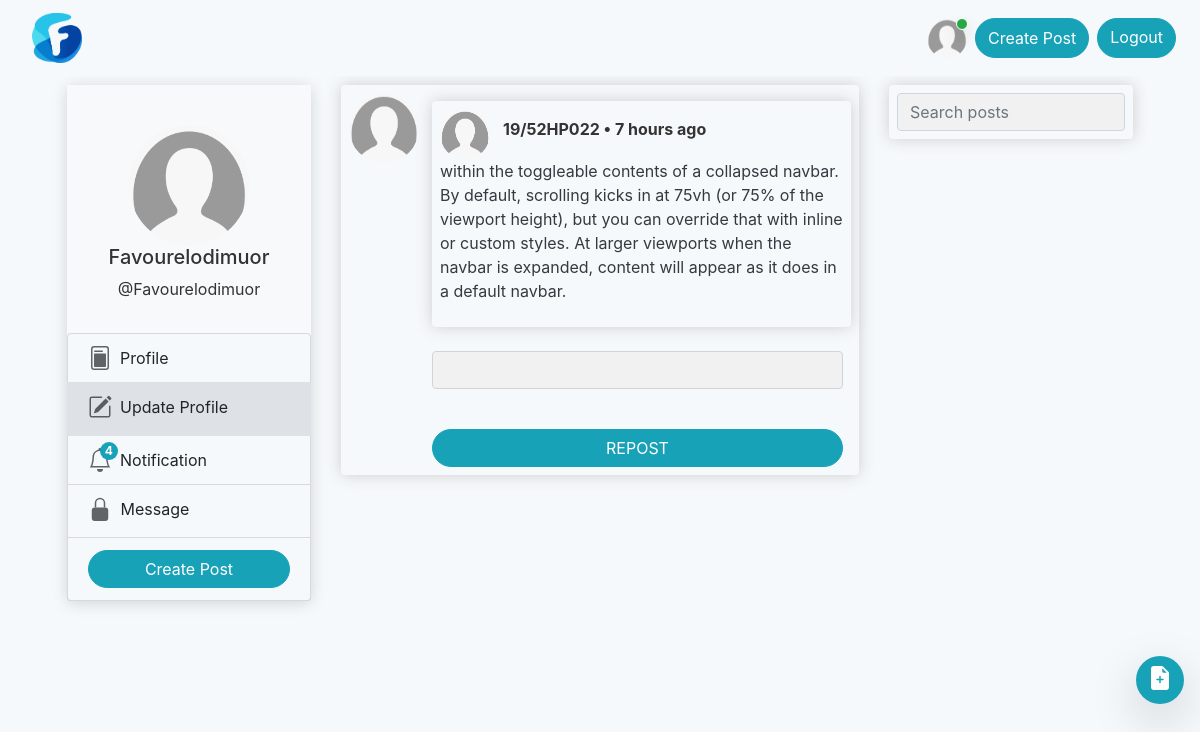
The app's page /repost/5/add/ (signed in) with its own data.
### users/models.py (models this page shows, shortened)
class User(AbstractUser):
    username = models.CharField(
        max_length=150,
        unique=True,
        validators=[
            RegexValidator(
                regex=r'^[\w@./+-]+$',  # Adjust the regex to include other characters if needed
                message="Username must consist of letters, numbers, or @/./+/-/_ characters."
            ),
        ],
        error_messages={
            'unique': "A user with that username already exists.",
        },
    )
    display_name = models.CharField(max_length=20, null=True, blank=True)
    about = models.CharField(max_length=255, null=True, blank=True)
    image = models.ImageField(default='profile.png', upload_to='profile_picture')
    follower = models.ManyToManyField(settings.AUTH_USER_MODEL, blank=True, related_name='follower_list')
    following = models.ManyToManyField(settings.AUTH_USER_MODEL, blank=True, related_name='following_list')
    background_image = models.ImageField(default="WIN_20220328_15_20_55_Pro.jpg", upload_to="profile_background_image")
    account_visit = models.IntegerField(default=0)
    account_engaged = models.IntegerField(default=0)
    has_viewed = models.BooleanField(default=False)
    is_verified = models.BooleanField(default=False)
    post_notification = models.ManyToManyField(settings.AUTH_USER_MODEL, blank=True, related_name='post_notify')
    mute_list = models.ManyToManyField(settings.AUTH_USER_MODEL, blank=True, related_name='mute')
    block_list = models.ManyToManyField(settings.AUTH_USER_MODEL, blank=True, related_name='block')

### feed/models.py (models this page shows, shortened)
class Post(models.Model):
    title = models.CharField(max_length=100, blank=True, null=True)
    content = models.TextField()
    date_posted = models.DateTimeField(default=timezone.now)
    os = models.CharField(max_length=15,  blank=True, null=True)
    author = models.ForeignKey(settings.AUTH_USER_MODEL, on_delete=models.CASCADE)
    like = models.ManyToManyField(settings.AUTH_USER_MODEL, blank=True, related_name='like')
    def get_absolute_url(self):
        return reverse("post_detail_view", kwargs={"pk": self.pk})

### feed/views.py (the view)
# urls.py: path('repost/<int:pk>/add/', feed_view.repost_add_view, name='repost_add_view'),
@login_required
def repost_add_view(request, pk):
    obj = get_object_or_404(Post, pk=pk)
    notification_count = Notification.objects.filter(user=request.user, is_seen=False).count()
    post_notification_count = PostNotification.objects.filter(user=request.user, is_seen=False).count()
    if not BlogRepost.objects.filter(user=request.user, post=obj).exists():
        if request.method == 'POST':
            form = RepostForm(request.POST)
            if form.is_valid():
                form = form.save(commit=False)
                form.user = request.user
                form.post = obj
                form.save()
            messages.success(request, "Post reposted successfully")
            notify = Notification(blog=obj, sender=request.user, user=obj.author, notification_type=4)
            notify.save()
            if not UserStat.objects.filter(user=obj.author).exists():
                user_profile = UserStat.objects.create(
                    user=obj.author,
                    account_engaged=1
                )
                user_profile.save()
                return redirect("feed_home")
            else:
                UserStat.objects.filter(user=obj.author).update(account_engaged=F('account_engaged') + 1)
                return redirect("feed_home")
        else:
            form = RepostForm()
        context = {
            "form": form,
            "obj": obj,
            "notification_count": notification_count,
            "post_notification_count": post_notification_count,
        }
        return render(request, "blog/repost_add_view.html", context)
    else:
        messages.info(request, 'Post has already been reposted')
        return HttpResponseRedirect(request.META.get('HTTP_REFERER'))

### feed/forms.py
class RepostForm(forms.ModelForm):
    class Meta:
        model = BlogRepost
        fields = ["text"]

### feed/templatetags/mentions.py (called while the page is built)
@register.filter(name='mentions', is_safe=True)
@stringfilter
def mentions(value):
    value = re.sub(r'@(\w+)', r'<span><a href="/\1/post">@\1</a></span>', value)
    return value

@register.filter(name='hashtags', is_safe=True)
@stringfilter
def hashtags(value):
    value = re.sub(r'#(\w+)', r'<a href="/search/?q=\1&submit=Search">#\1</a>', value)
    return value

### feed/templates/blog/repost_add_view.html (shortened to what this page needs)
{% extends 'blog/base.html' %}
{% load humanize %}
{% load static %}
{% load subtract %}
{% load mentions %}
{% load crispy_forms_tags %}
{% load pwa %}
{% block content %}
<div class="col-lg-6">
    <div class="box-element">
        <div class="media">
            <img class="rounded-circle article-img" style="width:70px; height: 70px;"
                 src="{{ user.image.url }}" alt="">
            <div class="media-body mt-2">
                <div class="box-element">
                    <div class="media">
                        <img class="rounded-circle article-img" style="width:50px; height: 50px;"
                             src="{{ obj.author.image.url }}" alt="">
                        <div class="media-body mt-2">
                            <strong class="account-heading dropbtn">
                                {{ obj.author }} &bull; {{ obj.date_posted|naturaltime }}
                            </strong>
                            <br>
                        </div>
                    </div>
                    <a class="text-decoration-none text-dark" href="{{ obj.get_absolute_url }}">
                        <p>{{ obj.content|safe|mentions|hashtags }}</p>
                    </a>
                </div>
                <br>
                <form id="Repost-form" class="display-inline Repost-form my-2 mr-sm-2 my-lg-0" action="{% url 'repost_add_view' obj.pk %}"
                      method="POST">
                    {{form|crispy}}
                    <br>
                    <button style="border-radius: 24px" id="submit" type="submit" class="btn create-submit_button btn-block btn-info">
                       REPOST
                    </button>
                </form>
            </div>
        </div>
    </div>
</div>
<div class="col-lg-3 col-md-3">
    <div class="box-element">
        <form action="{% url 'search' %}" autocomplete="off" method="GET" value="{{request.GET.q}}">
            <input type="text" name="q" value="{{request.GET.q}}" class="form-control"
                   placeholder="Search posts"/>
        </form>
    </div>
    <br>
</div>
{% endblock %}

### feed/templates/blog/base.html (shortened to what this page needs)
<!DOCTYPE html>
{% load crispy_forms_tags %}
{% load static %}
{% load humanize %}
{% load pwa %}
<html lang="en">
<head>
    <link href="https://cdn.jsdelivr.net/npm/bootstrap@5.1.3/dist/css/bootstrap.min.css" rel="stylesheet"
>
    <link rel="stylesheet" href="https://stackpath.bootstrapcdn.com/bootstrap/4.5.0/css/bootstrap.min.css"
>
    <link href="https://stackpath.bootstrapcdn.com/bootstrap/4.4.1/css/bootstrap.min.css" rel="stylesheet"
          type="text/css"/>
    <link rel="stylesheet" href="https://cdn.jsdelivr.net/npm/bootstrap@4.6.1/dist/css/bootstrap.min.css"
>
    <link rel="stylesheet" href="https://cdnjs.cloudflare.com/ajax/libs/animate.css/4.1.1/animate.min.css"/>
    <link rel="stylesheet" href="https://cdnjs.cloudflare.com/ajax/libs/animate.css/3.7.2/animate.min.css">
    <link rel="stylesheet" href="{% static 'css/bootstrap.css' %}">
    <link rel="stylesheet" href="{% static 'css/main.css' %}">
    <link rel="stylesheet" href="{% static 'css/search.css' %}">
</head>
<body id="page-top">
{% include 'blog/navbar.html' %}
<div class="container">
    <div class="row">
        <div class="col-lg-3 phone_size">
            <div class="sticky-top" style="top: 80px">
                <div class="card border-0">
                    <div align="center" class="customer-profile">
                        <br>
                        <img width="120" height="120" background="#fff" color="#fff"
                             class="rounded-circle customer-image " src="{{ user.image.url }}">
                        <h5>
                            {% if user.display_name %}
                            {{ user.display_name }}
                            {% else %}
                            {{ user }}
                            {% endif %}
                        </h5>
                        <p class="text-truncate">@{{ user }}</p>
                    </div>
                    <ul class="customer-nav list-group">
                        <a href="{% url 'a_follower_post_view' user %}" class=" list-group-item">
                            <div class="media">
                                <div class="media-body ml-2">
                                    Profile
                                </div>
                            </div>
                        </a>
                        <a href="{% url 'update_profile' %}" class="active list-group-item">
                            <div class="media">
                                <div class="media-body ml-1">
                                    Update Profile
                                </div>
                            </div>
                        </a>
                        <a href="{% url 'notification' %}" class="list-group-item">
                            <div class="media">
                                {% if notification_count or post_notification_count %}
                                <div class="badge badge_ badge-info badge-counter rounded-circle"
                                     style="" id="notification">
                                    {{ notification_count|add:post_notification_count|intword }}
                                </div>
                                {% endif %}
                                <div class="media-body ml-2">
                                    Notification
                                </div>
                            </div>
                        </a>
                        <a href="#" class="d-flex justify-content-between align-items-center list-group-item">
                            <span>
                                Message
                            </span>
                        </a>
                        <a data-target="#postModal" data-toggle="modal" href=""
                           class="d-flex justify-content-between align-items-center list-group-item">
                            <button class="btn btn-info btn-block">
                                Create Post
                            </button>
                        </a>
                    </ul>
                </div>
            </div>
        </div>
        <br>
        <br>
        {% block content %} {% endblock %}
    </div>
</div>
<div class="toast-container toast-bottom-center" style="height: 10px;">
</div>
<a class="scroll shadow-lg rounded-circle">
</a>
</body>
</html>

### feed/templates/blog/navbar.html (shortened to what this page needs)
{% load static %}
{% load humanize %}
<nav style="background-color: #f6f9fc !important;"
     class="bg-light navbar  navbar-expand-lg navbar-light fixed-top mb-5">
    <div class="form-inline my-2 my-lg-0">
        <div class="row">
            <div class="col">
                <a class="navbar-brand ml-3 d-flex" href="{% url 'feed_home' %}">
                    <img class="logo-img" src="{% static 'images/falcon_LGfm6ox.png' %}" alt="">
                </a>
            </div>
        </div>
    </div>
    <nav id="navbar_main" class="mobile-offcanvas navbar navbar-expand-lg navbar-light bg-light"
         style="background-color: #f6f9fc !important;">
    </nav>
    <div class="navbar-collapse mr-auto order-lg-2 collapse hide_nav" id="navbarCollapse" style="">
        <div class="collapse d-flex navbar-collapse" id="navbarSupportedContent">
            <ul class="navbar d-flex navbar-nav float-left me-auto">
                <li class="nav-item">
                    <a class="nav-link active" aria-current="page" href="/"></a>
                </li>
            </ul>
            <form class="d-flex" method="get" action="{% url 'search' %}">
                <a href="{% url 'a_follower_post_view' request.user %}">
                    <img src="{{ user.image.url }}" width="40" height="40" class="rounded-circle mr-2 user-image"
                         alt=""></a>
                <div class="badge badge-success shadow badge-counter rounded-circle user_badge"
                     style="margin-left: 29px;">
                </div>
                <button type="button" data-target="#postModal" data-toggle="modal" class="btn btn-info mr-2">Create
                    Post
                </button>
                {% if request.user.is_authenticated %}
                <a href="{% url 'logout' %}" class="btn btn-info mr-2">Logout
                </a>
                {% endif %}
            </form>
        </div>
    </div>
</nav>

### static/css/main.css (style rules this page uses)
body { background-color: #f6f9fc !important; color: #333333; margin-top: 5rem; }
.box-element { box-shadow:hsl(0, 0%, 80%) 0 0 16px; background-color: ; border-radius: 4px; padding: 8px; }
.container { margin-top: .5rem; max-width: 90%; padding-right: 7px; padding-left: 7px; margin-top: 85px; }
.article-img { height: 60px; width: 60px; margin-right: 13px; }
.btn { border-radius: 24px }
.badge_ { border-radius:100%; position:absolute; top:6px; left: 32px; }
.badge_ { display: inline-block; padding: .25em .4em; font-size: 75%; font-weight: 700; line-height: 1; text-align: center; white-space: nowrap; vertical-align: baseline; border-radius: .35rem; }
.card { box-shadow: 0 2px 1rem rgba(0,0,0,.15); }
.border-0 { border: 0!important; }
.card { position: relative; display: -webkit-flex; display: flex; -webkit-flex-direction: column; flex-direction: column; min-width: 0; word-wrap: break-word; background-color: transparent; background-clip: border-box; border: 0 solid transparent; border-radius: 5px; }
.customer-profile { padding: 1rem; text-align: center; background: #f8f9fa; }
.customer-nav a { text-decoration: none; background-color: transparent; }
.customer-nav .list-group-item.active { border-color: #dee2e6; background: #dee2e6; color: #212529; }
.toast-bottom-left, .toast-bottom-center, .toast-bottom-right { bottom: 1.5rem; }
.toast-container { position: fixed; z-index: 2; padding-top: 80px; left: 0; top: 0; width: 100%; height: auto; }

### static/css/search.css (style rules this page uses)
* { box-sizing: border-box; }
input { border: 1px solid transparent; background-color: #f1f1f1; padding: 10px; font-size: 16px; }
input[type=text] { background-color: #f1f1f1; width: 100%; }

### feed/templates/blog/navbar.html (style rules this page uses)
body { overflow-x: hidden; }
.logo-img { width: 50px; height: 50px; }
.user-image { position:relative; }
.user_badge { border-radius:50%; border: 1px white solid; position:absolute; top:18px; width: 12px; height: 12px; }

### feed/templates/blog/base.html (style rules this page uses)
.box-element { box-shadow:hsl(0, 0%, 80%) 0 0 16px; border-radius: 4px; padding: 8px; }
.container { margin-top: .5rem; max-width: 90%; padding-right: 7px; padding-left: 7px; margin-top: 85px; }
.article-img { height: 60px; width: 60px; margin-right: 13px; }
.btn { border-radius: 24px }
.badge_ { border-radius:100%; position:absolute; top:6px; left: 32px; }
.badge_ { display: inline-block; padding: .25em .4em; font-size: 75%; font-weight: 700; line-height: 1; text-align: center; white-space: nowrap; vertical-align: baseline; border-radius: .35rem; }
.card { box-shadow: 0 2px 1rem rgba(0,0,0,.15); }
.border-0 { border: 0!important; }
.card { position: relative; display: -webkit-flex; display: flex; -webkit-flex-direction: column; flex-direction: column; min-width: 0; word-wrap: break-word; background-color: transparent; background-clip: border-box; border: 0 solid transparent; border-radius: 5px; }
.customer-profile { padding: 1rem; text-align: center; background: #f8f9fa; }
.customer-nav a { text-decoration: none; background-color: transparent; }
.customer-nav .list-group-item.active { border-color: #dee2e6; background: #dee2e6; color: #212529; }
.toast-bottom-left, .toast-bottom-center, .toast-bottom-right { bottom: 1.5rem; }
.toast-container { position: fixed; z-index: 2; padding-top: 80px; left: 0; top: 0; width: 100%; height: auto; }
.scroll { position:fixed; border-radius: 50%; right:1rem; bottom:6rem; width:3rem; height:3rem; color:#fff; background:#17a2b8; padding: 8px; justify-content: center !important; align-items: center !important; }

### records on screen
User: image (placeholder picture), username "Favourelodimuor"
Post: author.image (placeholder picture), author "19/52HP022", date_posted "7 hours ago", content|mentions "within the toggleable contents of a collapsed navbar. By default, scrolling kicks in at 75vh (or 75% of the viewport height), but you can override that with inline or custom styles. At larger viewports when the navbar is expanded, content will appear as it does in a default navbar."

### other values on screen
{{ notification_count|add:post_notification_count|intword }} "4"
